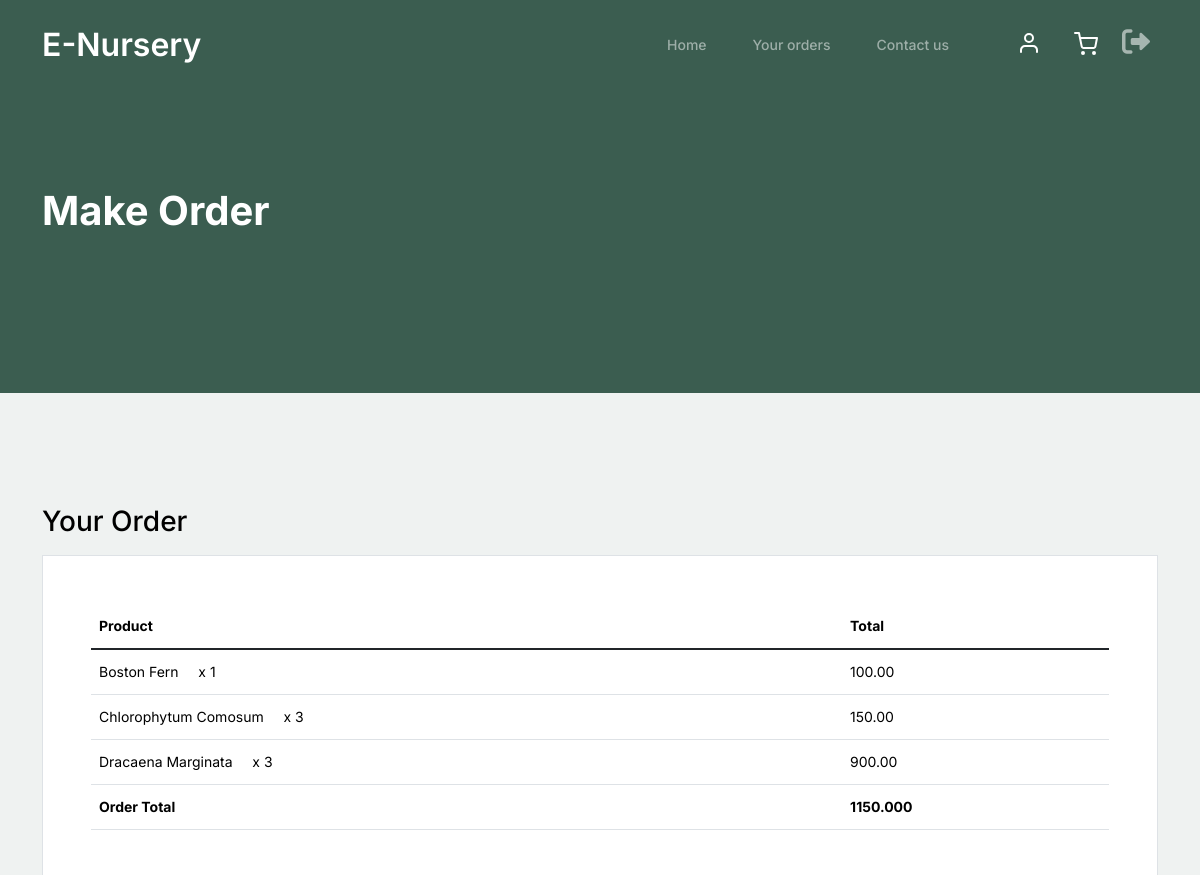
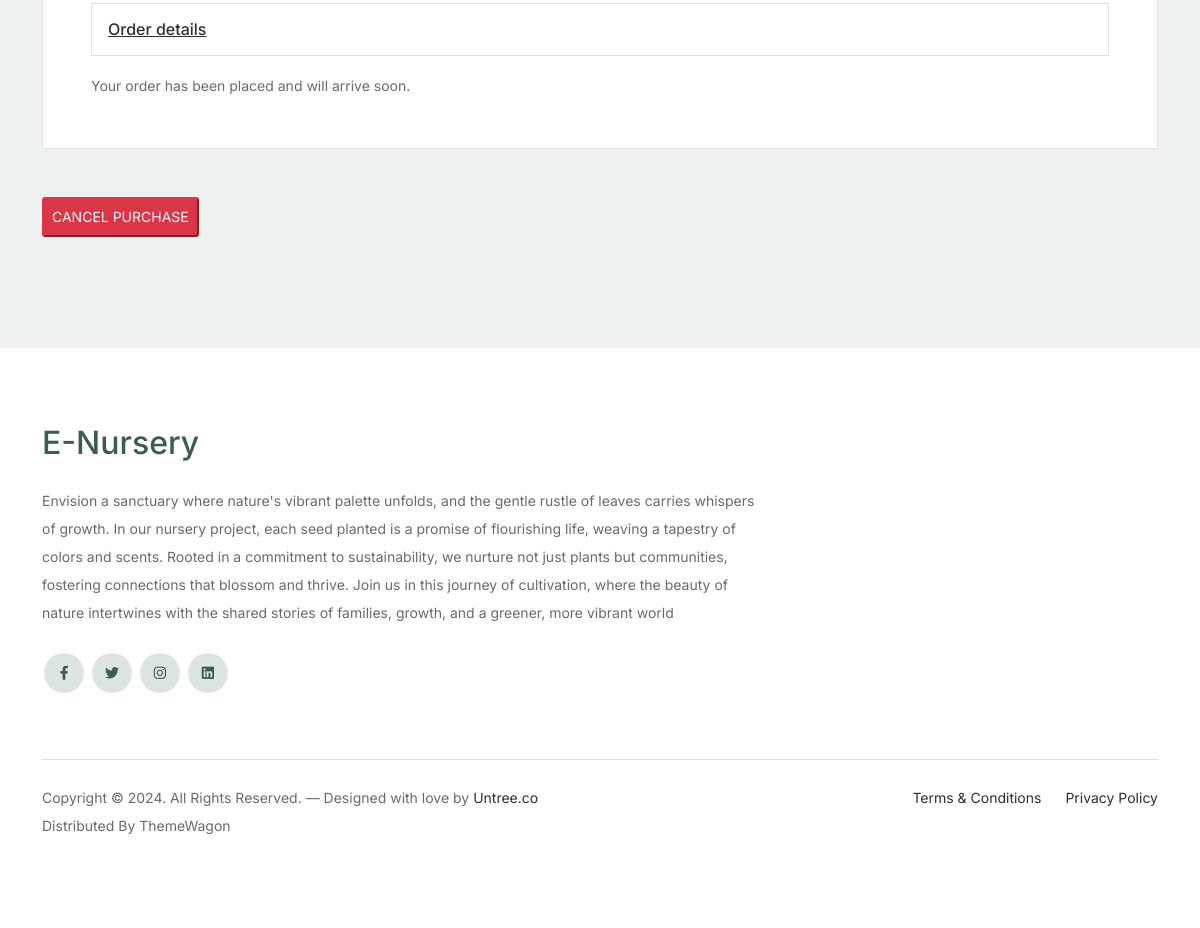
Page /make_purchase (signed in) on the committed database (2 pictures, top to bottom).
### products/models.py (models this page shows, shortened)
class PurchaseItem(models.Model):
    purchase = models.ForeignKey(Purchase, on_delete=models.CASCADE)
    product = models.ForeignKey(Products, on_delete=models.CASCADE)
    quantity = models.PositiveIntegerField()
    unit_price = models.DecimalField(max_digits= 10, decimal_places=2, validators=[MinValueValidator(0)])

class Products(models.Model):
    product_name = models.CharField(max_length=255)
    product_price = models.DecimalField(max_digits=10, decimal_places=3, validators=[MinValueValidator(0)])
    product_quantity = models.PositiveIntegerField()
    product_image = models.ImageField(upload_to='product_images/')

class Purchase(models.Model):
    customer = models.ForeignKey(Customers, on_delete = models.CASCADE)
    products = models.ManyToManyField(Products, through='PurchaseItem')
    total_amount = models.DecimalField(max_digits = 12, decimal_places = 3, validators = [MinValueValidator(0)])
    purchase_date = models.DateTimeField(auto_now_add = True)
    address = models.TextField(blank=True)

### users/views.py (the view)
# urls.py: path('make_purchase', views.make_purchase, name="make_purchase"),
def make_purchase(request):
    user = request.user
    purchases = Purchase.objects.filter(customer=user)
    if purchases.exists():
        purchase_items_list = []
        for purchase in purchases:
            purchase_items = purchase.purchaseitem_set.all()
            purchase_items_list.append({
                'purchase': purchase,
                'purchase_items': purchase_items,
            })
        context = {
            'purchase_items_list': purchase_items_list,
        }
        return render(request, 'users/make_purchase.html', context)
    else:
        return render(request, 'users/make_purchase.html')

### templates/users/make_purchase.html (shortened to what this page needs)
{% extends 'base.html' %}
{% block content %}
<div class="hero">
  <div class="container">
    <div class="row justify-content-between">
      <div class="col-lg-5">
        <div class="intro-excerpt">
          <h1>Make Order</h1>
        </div>
      </div>
    </div>
  </div>
</div>
<div class="untree_co-section">
  <div class="container">
    {% if purchase_items_list %}
      <div class="row mb-5">
        <div class="col-md-12">
          <h2 class="h3 mb-3 text-black">Your Order</h2>
          <div class="p-3 p-lg-5 border bg-white">
            <table class="table site-block-order-table mb-5">
              <thead>
                <th>Product</th>
                <th>Total</th>
              </thead>
              <tbody>
                {% for purchase_info in purchase_items_list %}
                  {% for purchase_item in purchase_info.purchase_items %}
                    <tr>
                      <td>
                        {{ purchase_item.product.product_name }} &nbsp; &nbsp; x {{ purchase_item.quantity }}
                      </td>
                      <td>{{ purchase_item.unit_price }}</td>
                    </tr>
                  {% endfor %}
                  <tr>
                    <td class="text-black font-weight-bold">
                      <strong>Order Total</strong>
                    </td>
                    <td class="text-black font-weight-bold">
                      <strong>{{ purchase_info.purchase.total_amount }}</strong>
                    </td>
                  </tr>
              </tbody>
            </table>
            <div class="border p-3 mb-3">
              <h3 class="h6 mb-0">
                <a
                  class="d-block"
                  data-bs-toggle="collapse"
                  href="#collapsebank"
                  role="button"
                  aria-expanded="false"
                  aria-controls="collapsebank"
                  >Order details
                </a>
              </h3>
            </div>
            <div class="form-group">
              Your order has been placed and will arrive soon.
            </div>
          </div>
        </div>
      </div>
      <a href="{% url 'cancel_purchase' %}?purchase_id={{ purchase_info.purchase.id }}">
        <button type="button" class="btn-danger btn-sm"> CANCEL PURCHASE </button>
    </a>
    {% endfor %}
    {% endif %}
  </div>
</div>
{% endblock %}

### static/css/style.css (style rules this page uses)
body { overflow-x: hidden; position: relative; }
body { font-family: "Inter", sans-serif; font-weight: 400; line-height: 28px; color: #6a6a6a; font-size: 14px; background-color: #eff2f1; }
a { text-decoration: none; -webkit-transition: .3s all ease; -o-transition: .3s all ease; transition: .3s all ease; color: #2f2f2f; text-decoration: underline; }
.hero { background: #3b5d50; padding: calc(4rem - 30px) 0 0rem 0; }
@media (min-width: 768px) { .hero { padding: calc(4rem - 30px) 0 4rem 0; } }
@media (min-width: 992px) { .hero { padding: calc(8rem - 30px) 0 8rem 0; } }
.hero .intro-excerpt { position: relative; z-index: 4; }
@media (min-width: 992px) { .hero .intro-excerpt { max-width: 450px; } }
.hero h1 { font-weight: 700; color: #ffffff; margin-bottom: 30px; }
.untree_co-section { padding: 7rem 0; }
.site-block-order-table th { border-top: none !important; border-bottom-width: 1px !important; }
.site-block-order-table td, .site-block-order-table th { color: #000000; }

### rows in the picture
Purchase: purchase.total_amount "1150.000"
PurchaseItem: product.product_name "Boston Fern", quantity "1", unit_price "100.00"
PurchaseItem: product.product_name "Chlorophytum Comosum", quantity "3", unit_price "150.00"
PurchaseItem: product.product_name "Dracaena Marginata", quantity "3", unit_price "900.00"
